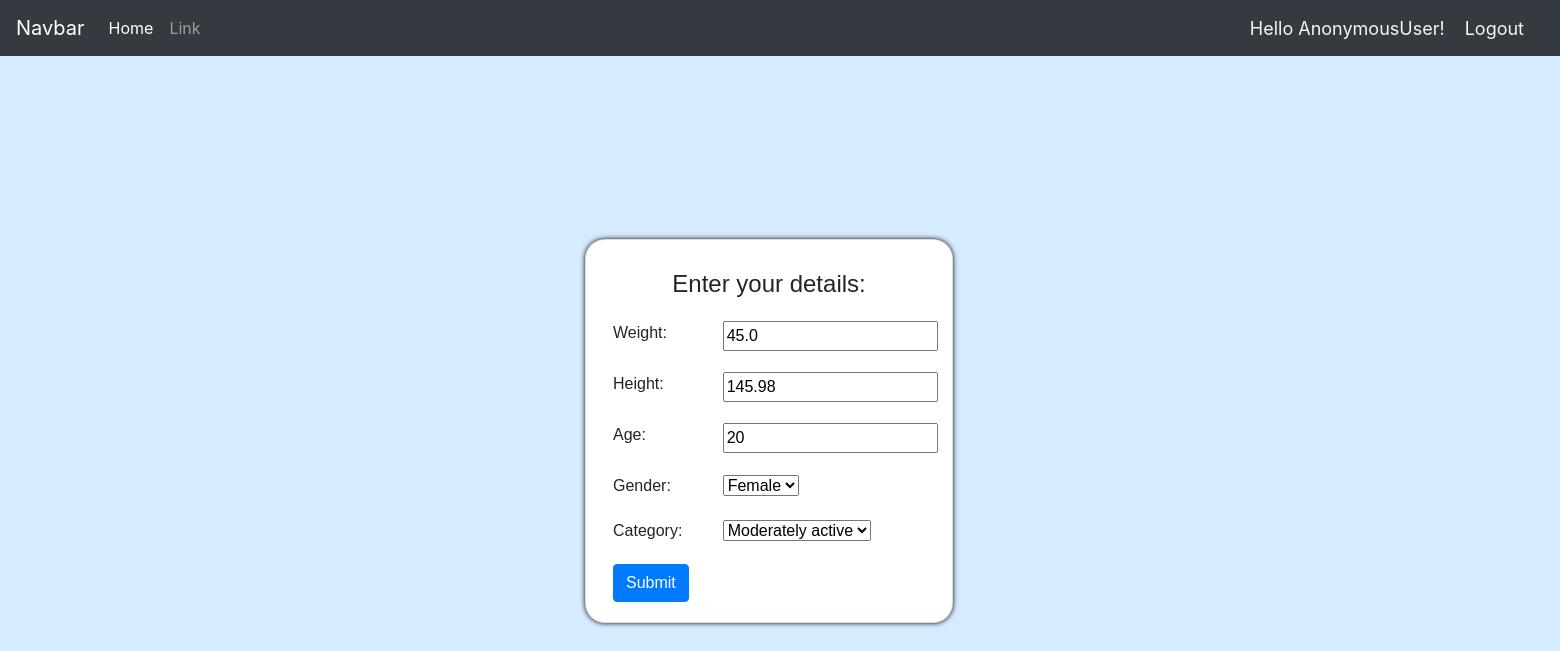
The app's page /customer_details/14/, older data.
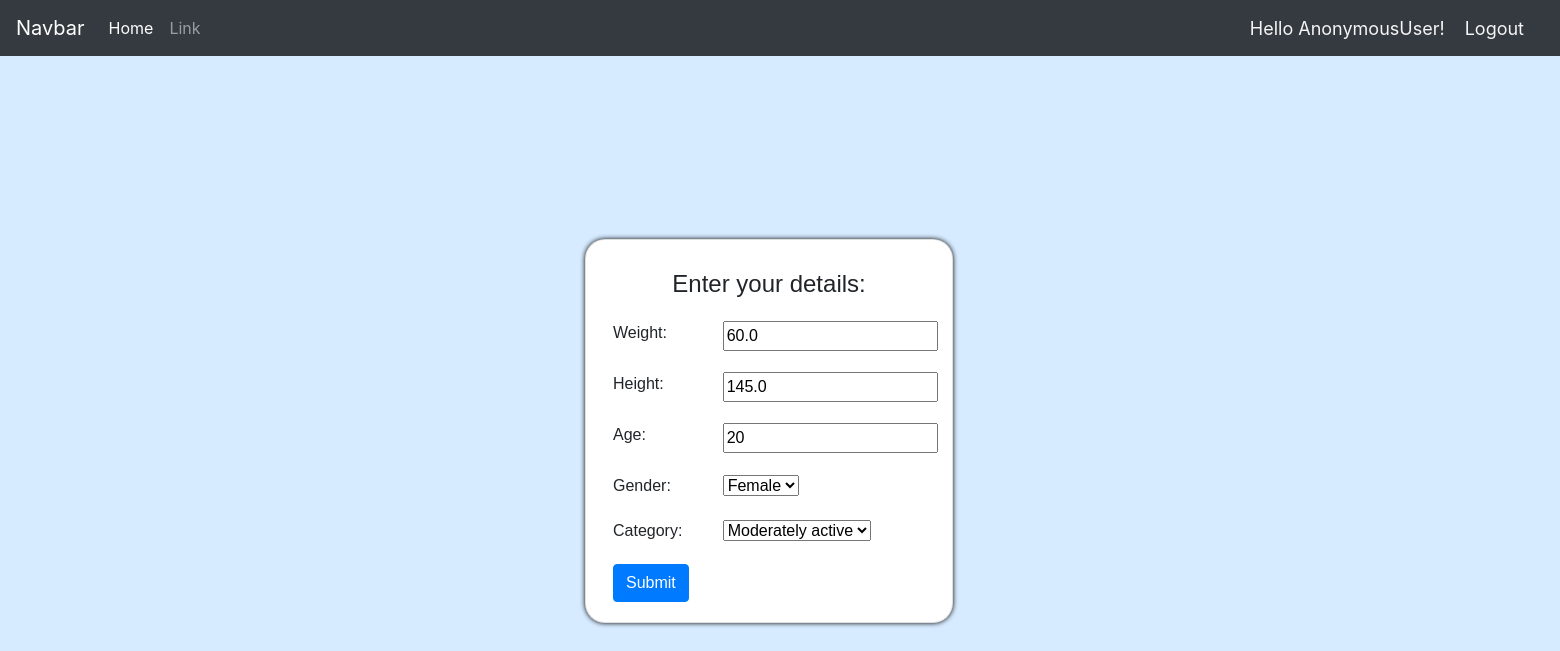
The same page, newer data.
### cc/models.py (models this page shows, shortened)
class Customer(models.Model):
    CATEGORY = (
        ('Active','Active'),
        ('Moderately active','Moderately active'),
        ('Inactive','Inactive')
    )
    GENDER = (
        ('Male','Male'),
        ('Female','Female')
    )
    user = models.OneToOneField(User, null=True, on_delete=models.CASCADE)
    name = models.CharField(max_length=200,null=True)
    email = models.CharField(max_length=100,unique=True,null=True)
    date_created = models.DateTimeField(auto_now_add=True)
    age = models.IntegerField(null=True)
    weight = models.FloatField(null=True)
    height = models.FloatField(null=True)
    gender = models.CharField(max_length=50, null=True, choices=GENDER)
    category = models.CharField(max_length=50, null=True,choices=CATEGORY)

### cc/views.py (the view)
# urls.py: path('customer_details/<str:pk>/',views.customerDetails,name="customer_details"),
def customerDetails(request, pk):
    customer = Customer.objects.get(id=pk)
    form = CustomerForm(instance=customer)
    if request.method == "POST":
        form = CustomerForm(request.POST, instance=customer)   #request.POST has all data submitted to customer_details url
        if form.is_valid():                 #is_valid is a method/function to check if form values are valid
            form.save()
            return redirect('home', request.user.customer.id)
    context = {'form':form}
    return render(request,'cc/custom_details.html',context)

### cc/forms.py
class CustomerForm(ModelForm):
    class Meta:
        model = Customer
        fields = ['weight','height','age','gender','category']

### cc/templates/cc/custom_details.html (shortened to what this page needs)
{%  extends 'cc/main.html' %}
{% load static %}
{% block content %}
    <div class="row details">
        <div class="col-md-6">
            <div class="card card-body details-body" >
                <h4 class="card-title details-title">Enter your details: </h4>
                <form action="" method="POST">
                    {% for element in form %}
                    <div class="form-group">
                        <div class="row" style="padding: 0px 13px 5px 0px;">
                            <div class="col-sm-4">
                                {{element.label}}:
                            </div>
                            <div class="col-sm-4">
                                {{element}}
                            </div>
                        </div>
                    </div>
                    {% endfor %}
                    <input type="submit" value="Submit" class="btn btn-primary">
                </form>
            </div>
        </div>
    </div>
{% endblock %}

### cc/templates/cc/main.html (shortened to what this page needs)
{% load static %}
<!DOCTYPE html>
<html>
    <head>
        <link rel="stylesheet" href="https://stackpath.bootstrapcdn.com/bootstrap/4.3.1/css/bootstrap.min.css">
        <link rel="stylesheet" type="text/css" href="{% static '/css/main.css' %}">
    </head>
    <body>
        {% include 'cc/navbar.html' %}
        {% block content %}
        {% endblock %}
    </body>
</html>

### cc/templates/cc/navbar.html (shortened to what this page needs)
<nav class="navbar navbar-expand-lg navbar-dark bg-dark">
    <a class="navbar-brand" href="#">Navbar</a>
    <div class="collapse navbar-collapse" id="navbarSupportedContent">
      <ul class="navbar-nav mr-auto">
        <li class="nav-item active">
          <a class="nav-link" href="{% url 'home' request.user.customer.id %}">Home <span class="sr-only">(current)</span></a>
        </li>
        <li class="nav-item">
          <a class="nav-link" href="{% url 'customer_details' request.user.customer.id %}">Link</a>
        </li>
    </div>
    <span class="msg" style="font-size: 18px; color: whitesmoke; margin-right: 20px;">Hello {{request.user}}!</span>
    <span><a class="msg" href="{% url 'logout' %}" style="font-size: 18px; color: whitesmoke; margin-right: 20px;">Logout</a></span>
  </nav>

### static/css/main.css (style rules this page uses)
.details { height: 100vh; width: 150vw; display: flex; justify-content: center; align-items: center; padding-bottom: 50px; }
.details-title { padding-top: 10px; padding-bottom: 10px; font-family: sans-serif; }
.details-body { box-shadow: 0 0 5px #000; border-radius: 20px; cursor: pointer; align-items: center; width: 23rem; height: 24rem; font-family: sans-serif; }
body { background-color: rgb(214, 235, 255); }

Row changes from the older to the newer data that the page shows:
changed Customer "Female": weight "45.0" → "60.0"; height "145.98" → "145.0"
